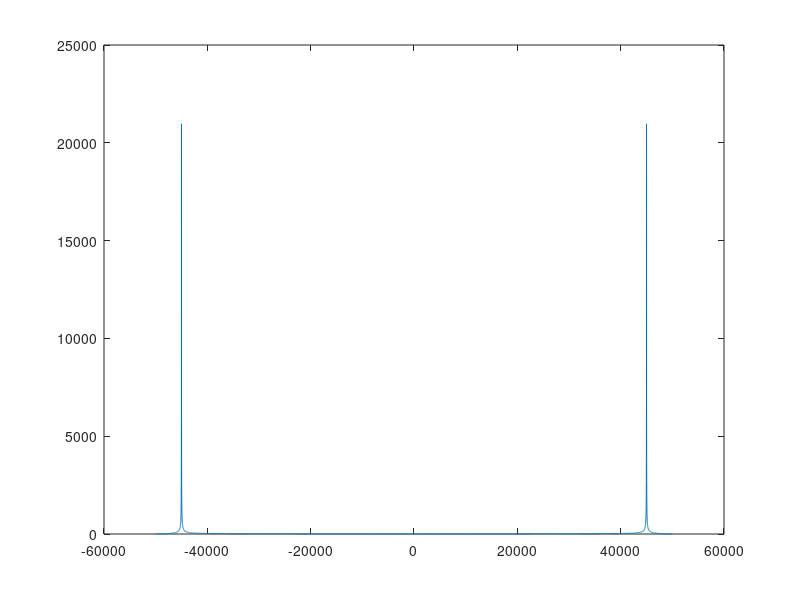
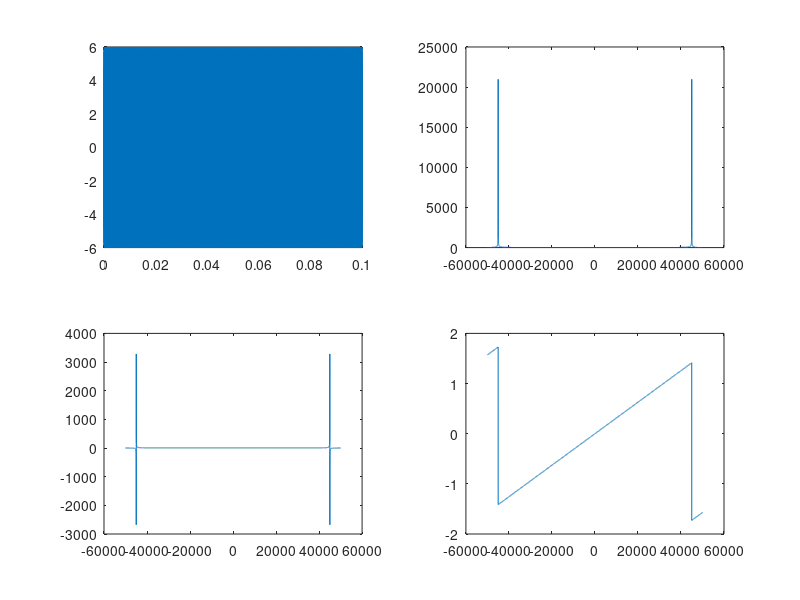
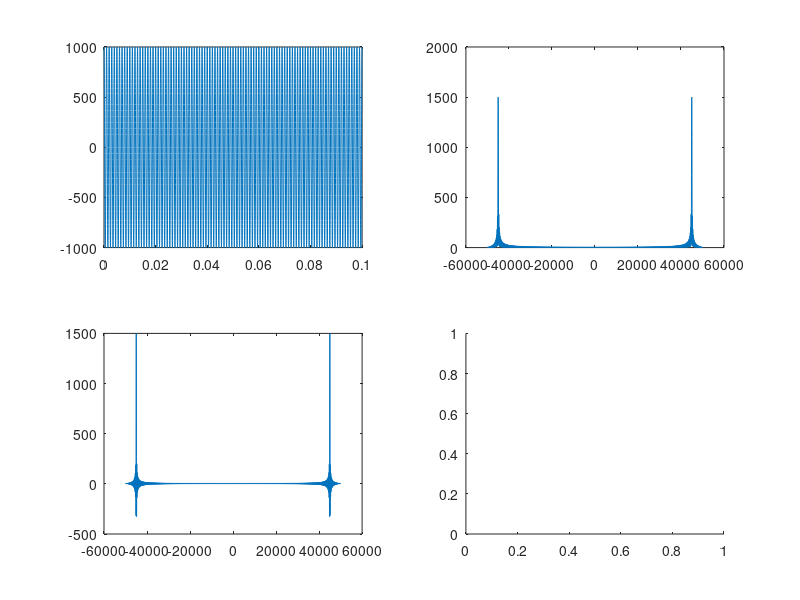

Here is the MATLAB script that generated these plots, in order: (Note: this script raises an error after producing the figures.)

clear all
close all
clc
%%%%%%%%%%%%%%%%%%%%%%%%%%%%%%%%%%%%%%%%%%%%%%%%%%%%%%%
%Partie 1:

te=0.00001;
naq=10001;
taq=(naq-1)*te;
t =[0:te:taq];

Amp=1000
nu=1000
phi=0

Y=Amp*cos(2*pi*nu*t+phi);
figure
plot(Y)
plot(t,Y)


sY=fft(Y);
sY=fftshift(fft(Y));

RY=real(sY);
IY=imag(sY);
MY=abs(sY);

nue=1/te;
numax=nue/2;
dnu=1/taq;
nus=[-numax:dnu:numax]
plot(nus,MY)

% Y1=4*cos(2*pi*1000*t);
% Y2=2*cos(2*pi*2500*t+(pi/2));
% Y3=3*cos(2*pi*9000*t+pi);
% 
% Yt=Y1+Y2+Y3;
% 



Amp=[4 2 3 6];
nu = [1000 2500 9000 45000];
phi = [0 pi/2 pi 0]; 

Yt= zeros(1,naq);


for i = length(Amp)
    Yt= Yt+Amp(i)*cos(2*pi*nu(i)*t+phi(i))
end

sYt=fftshift(fft(Yt));
MYt=abs(sYt);
FYt=unwrap(angle(sYt));
RYt=real(sYt);
IYt=imag(sYt);
plot(nus,MYt);


figure;
subplot(2,2,1)
plot(t,Yt)
subplot(2,2,2)
plot(nus,MYt)
subplot(2,2,3)
plot(nus,RYt)
subplot(2,2,4)
plot(nus,FYt)


% for i = 1:(naq-1)/20
%     porte(i)=1
% end
% 
% for i=((naq-1)/20+1):naq
%     porte(i)=0
% end

Te=20
porte = zeros(1,naq);
porte(1:(naq-1)/Te)=1;


Y_2=porte.*Yt



sY_2=fftshift(fft(Y_2));
RY_2=real(sY_2);
IY_2=imag(sY_2);
MY_2=abs(sY_2);


 figure;
 subplot(2,2,1)
 plot(t,Y)
 subplot(2,2,2)
 plot(nus,MY_2)
 subplot(2,2,3)
 plot(nus,RY_2)
 subplot(2,2,4)
 plot(nus,FY_2)

tau=taq/2;
expo=exp(-t/tau);
Y_3=Yt.*expo;

sY_3=fftshift(fft(Y_3));
RY_3=real(sY_3);
IY_3=imag(sY_3);
MY_3=abs(sY_3);

figure
subplot(2,2,1)
plot(t,Y)
subplot(2,2,2)
plot(nus,MY_3)
subplot(2,2,3)
plot(t,expo)
subplot(2,2,4)
plot(nus,RY_3)




Amp=[4 2 3 6];
nu = [1000 2500 9000 45000];
phi = [0 pi/2 pi 0]; 

Yt= zeros(1,naq);


for i = 1:length(Amp)
    Yt= Yt+Amp(i)*cos(2*pi*nu(i)*t+phi(i));
end

porte= zeros(1,naq);
porte(2000:8000)=1;

sYt=fftshift(fft(Yt));
fin=porte.*sYt

abs(fin)
plot(nus,abs(fin))

iY=ifft(ifftshift(sYt))

figure
subplot(2,2,1)
plot(t,Yt)
subplot(2,2,2)
plot(nus,abs(sYt))
subplot(2,2,3)
plot(t,iY)
subplot(2,2,4)
plot(nus,abs(fin))



